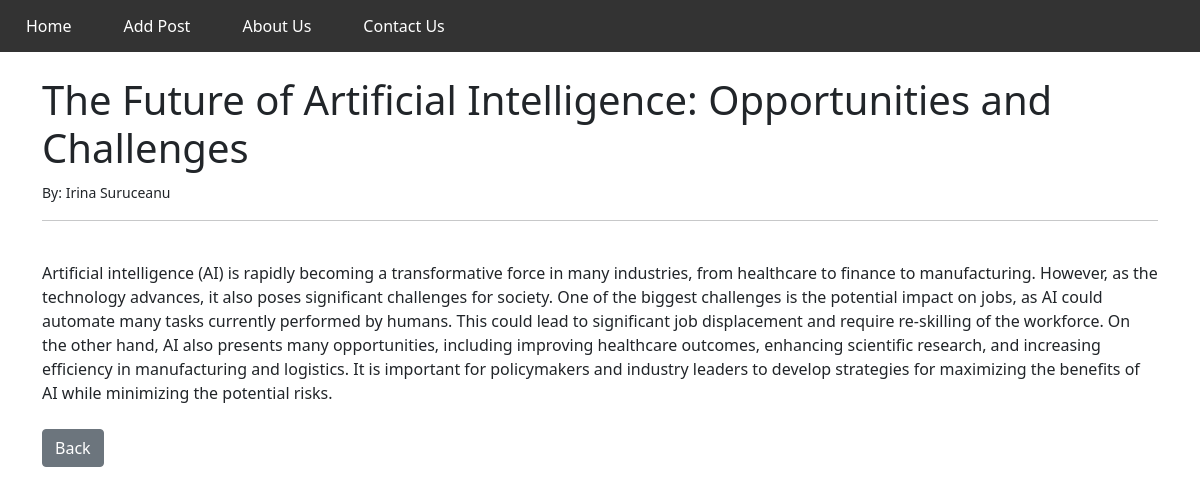
The app's page /article/1 with its own data.
### theblog/models.py (models this page shows, shortened)
class Post(models.Model):
	title = models.CharField(max_length=255)
	title_tag = models.CharField(max_length=255)
	author = models.ForeignKey(User, on_delete=models.CASCADE)
	body = models.TextField()

### theblog/views.py (the view)
# urls.py: path('article/<int:pk>', ArticleDetailView.as_view(), name='article-detail'),
class ArticleDetailView(DetailView):
	model = Post
	template_name = 'article_details.html'

### theblog/templates/article_details.html (shortened to what this page needs)
{% extends 'base.html' %}
{% block content %}
<h1>{{ post.title }}</h1>
<small>By: {{ post.author.first_name }} {{ post.author.last_name }}</small><br/>
<hr>
<br/>
{{ post.body }}
<br/><br/>
<a href="{% url 'home' %}" class="btn btn-secondary" >Back</a>
{% endblock %}

### records on screen
Post: title "The Future of Artificial Intelligence: Opportunities and Challenges", author.first_name "Irina", author.last_name "Suruceanu", body "Artificial intelligence (AI) is rapidly becoming a transformative force in many industries, from healthcare to finance to manufacturing. However, as the technology advances, it also poses significant challenges for society. One of the biggest challenges is the potential impact on jobs, as AI could automate many tasks currently performed by humans. This could lead to significant job displacement and require re-skilling of the workforce. On the other hand, AI also presents many opportunities, including improving healthcare outcomes, enhancing scientific research, and increasing efficiency in manufacturing and logistics. It is important for policymakers and industry leaders to develop…"
